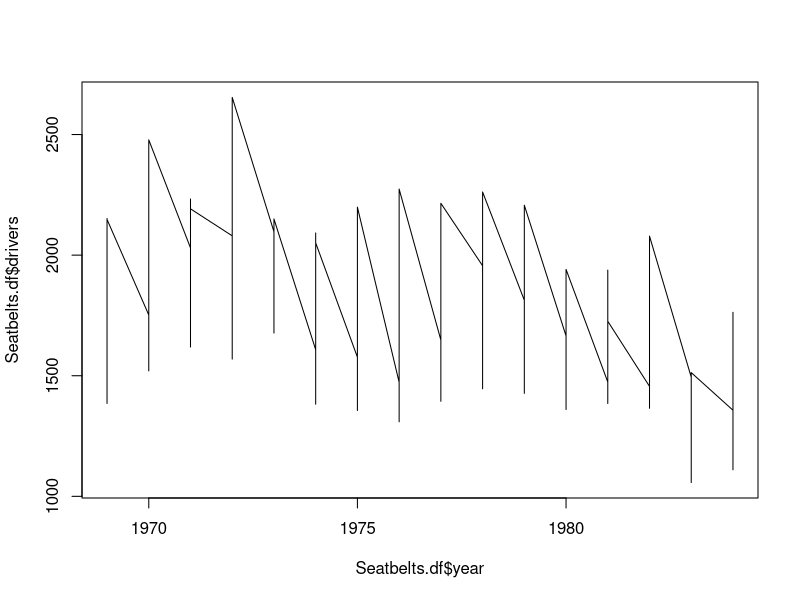
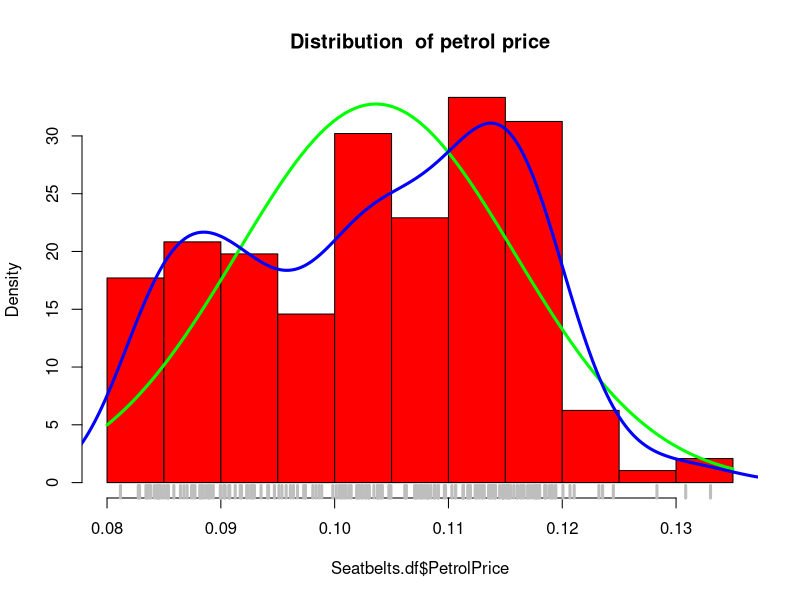
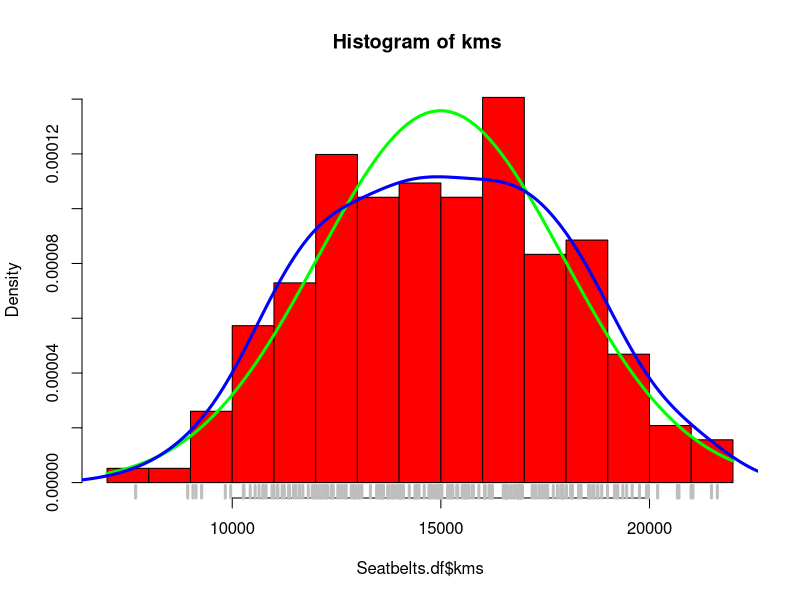
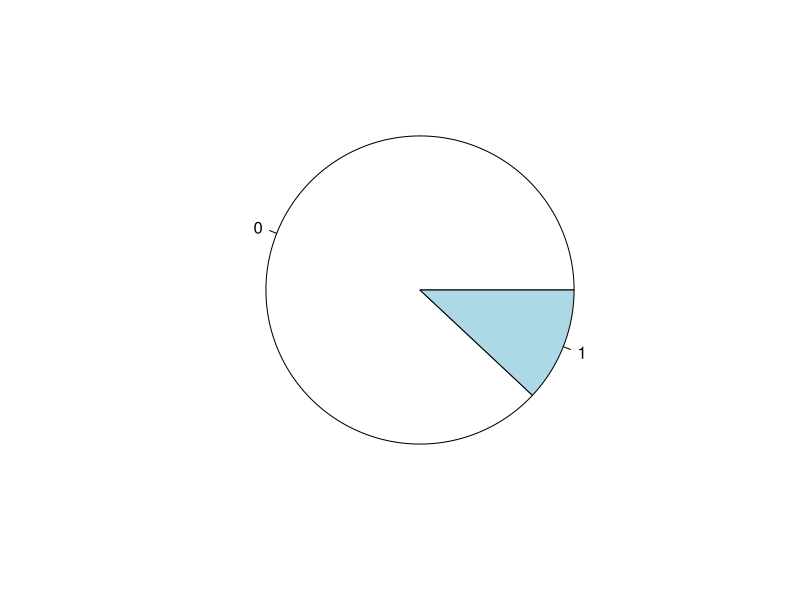
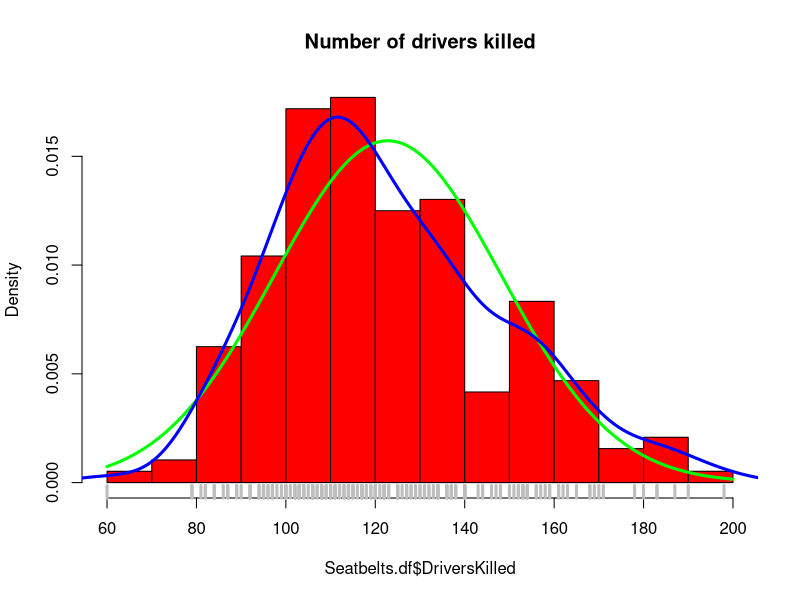
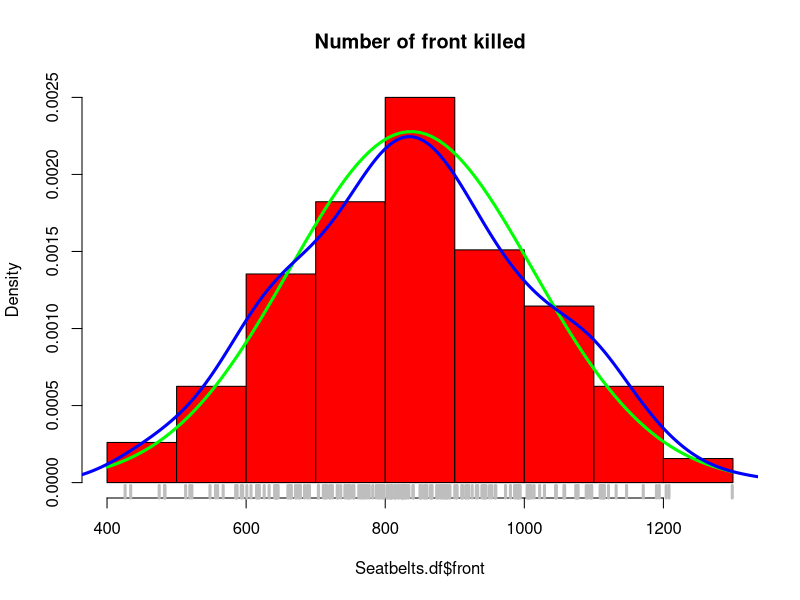
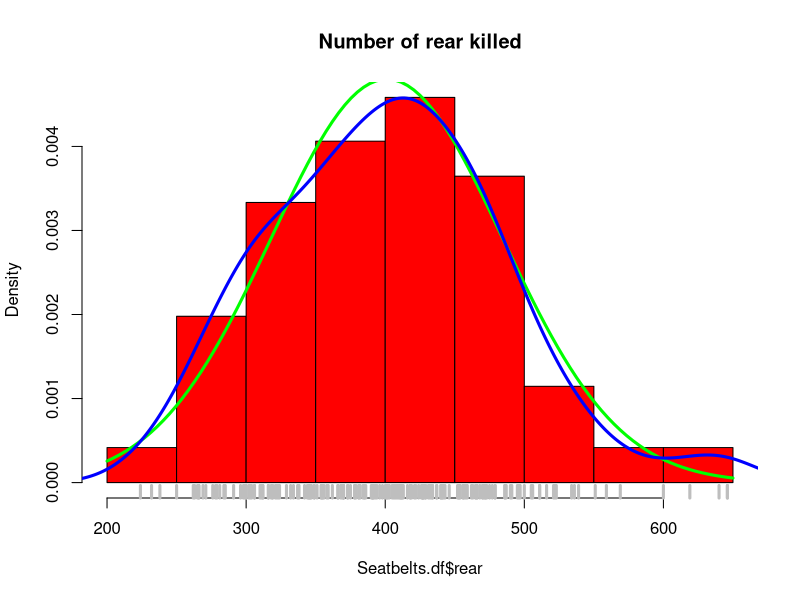
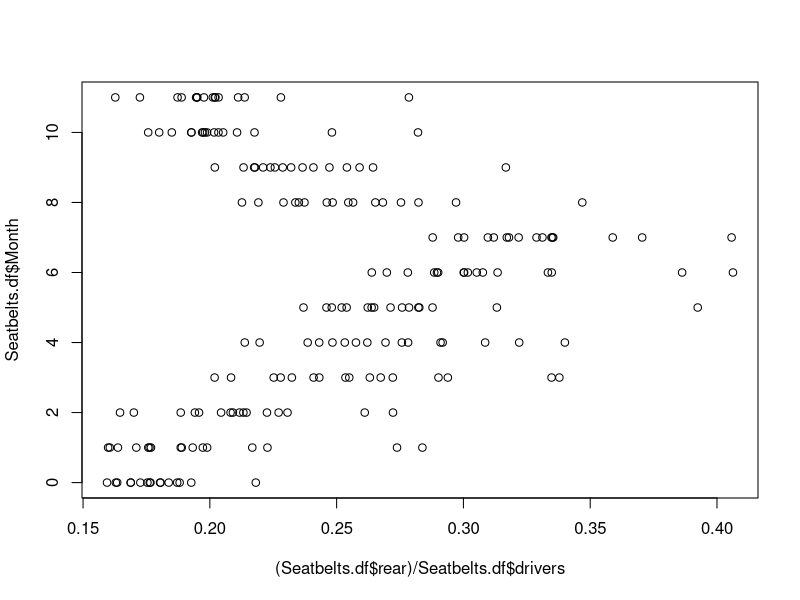

These figures' R source, in order:
# project of Maths for data science 
### 1th partie - Data exploration 
# the dataset is seatBelts 
data("Seatbelts")
force(Seatbelts)
class(Seatbelts)
# we can see that it is an mts file, so we have to convert it into a dataframe 
Seatbelts.df<- as.data.frame(Seatbelts)
View(Seatbelts.df)
# the time and the years are not indicated, it is necessary to make it appear 
Seatbelts.df$time <- time(Seatbelts)
Seatbelts.df$year <- floor(Seatbelts.df$time)
Seatbelts.df$Month <- round(12*(Seatbelts.df$time - Seatbelts.df$year))
# introduction of the dataset : 
help("Seatbelts")
#the number of accidents per month from January 1969 to December 1969.  
dim(Seatbelts.df)
# It display the dimension of the dataset showing the number of inscription (192) 
# and the number of categories (8)name (iris)
head(Seatbelts.df)
str(Seatbelts.df)
names(Seatbelts.df)
summary(Seatbelts.df)
Seatbelts.df$DriversKilled
Seatbelts.df$drivers
Seatbelts.df$front
Seatbelts.df$rear
Seatbelts.df$kms
attach(Seatbelts.df)
tapply(Seatbelts.df$DriversKilled,Seatbelts.df$front,summary)
tapply(Seatbelts.df$DriversKilled,Seatbelts.df$rear,summary)
tapply(Seatbelts.df$DriversKilled,Seatbelts.df$kms,summary)
tapply(Seatbelts.df$DriversKilled,Seatbelts.df$PetrolPrice,summary)
tapply(Seatbelts.df$DriversKilled,Seatbelts.df$law,summary)
#on constate que le nombre de personne morte est plus eleve quand le conducteur ne respecte pas la loi
tapply(Seatbelts.df$rear,Seatbelts.df$law,summary)
tapply(Seatbelts.df$front,Seatbelts.df$law,summary)
tapply(Seatbelts.df$VanKilled,Seatbelts.df$law,summary)
tapply(Seatbelts.df$DriversKilled,Seatbelts.df$law)

#graphique 
#part 1 : generale information 
plot(Seatbelts.df$year, Seatbelts.df$drivers, type="line")


hist(Seatbelts.df$PetrolPrice, 
     
     breaks = 10, 
     
     freq = F, 
     
     col = "red", 
     
     main = "Distribution  of petrol price") 

curve(dnorm(x, mean = mean(Seatbelts.df$PetrolPrice), sd = sd(Seatbelts.df$PetrolPrice)), 
      
      col = "green", 
      
      lwd = 3, 
      
      add = T) 

lines(density(Seatbelts.df$PetrolPrice),col = "blue", lwd = 3) 

rug(Seatbelts.df$PetrolPrice, lwd = 3, col = "grey") 




hist(Seatbelts.df$kms, 
     
     breaks = 10, 
     
     freq = F, 
     
     col = "red", 
     
     main = "Histogram of kms ") 

curve(dnorm(x, mean = mean(Seatbelts.df$kms), sd = sd(Seatbelts.df$kms)), 
      
      col = "green", 
      
      lwd = 3, 
      
      add = T) 

lines(density(Seatbelts.df$kms),col = "blue", lwd = 3) 

rug(Seatbelts.df$kms, lwd = 3, col = "grey") 



pie(table(Seatbelts.df$law))

# part 2 : death information 
hist(Seatbelts.df$DriversKilled, 
     
     breaks = 10, 
     
     freq = F, 
     
     col = "red", 
     
     main = "Number of drivers killed") 

curve(dnorm(x, mean = mean(Seatbelts.df$DriversKilled), sd = sd(Seatbelts.df$DriversKilled)), 
      
      col = "green", 
      
      lwd = 3, 
      
      add = T) 

lines(density(Seatbelts.df$DriversKilled),col = "blue", lwd = 3) 

rug(Seatbelts.df$DriversKilled, lwd = 3, col = "grey") 


hist(Seatbelts.df$front, 
     
     breaks = 10, 
     
     freq = F, 
     
     col = "red", 
     
     main = "Number of front killed") 

curve(dnorm(x, mean = mean(Seatbelts.df$front), sd = sd(Seatbelts.df$front)), 
      
      col = "green", 
      
      lwd = 3, 
      
      add = T) 

lines(density(Seatbelts.df$front),col = "blue", lwd = 3) 

rug(Seatbelts.df$front, lwd = 3, col = "grey") 





hist(Seatbelts.df$rear, 
     
     breaks = 10, 
     
     freq = F, 
     
     col = "red", 
     
     main = "Number of rear killed") 

curve(dnorm(x, mean = mean(Seatbelts.df$rear), sd = sd(Seatbelts.df$rear)), 
      
      col = "green", 
      
      lwd = 3, 
      
      add = T) 

lines(density(Seatbelts.df$rear),col = "blue", lwd = 3) 

rug(Seatbelts.df$rear, lwd = 3, col = "grey") 



plot((Seatbelts.df$rear)/Seatbelts.df$drivers, Seatbelts.df$Month, type="p")
plot((Seatbelts.df$front)/Seatbelts.df$drivers, Seatbelts.df$Month, type="p")
plot((Seatbelts.df$DriversKilled)/Seatbelts.df$drivers, Seatbelts.df$Month, type="p")
plot((Seatbelts.df$VanKilled)/Seatbelts.df$drivers, Seatbelts.df$Month, type="p")

# part 3 : crossing of parameters 
plot((Seatbelts.df$DriversKilled)/Seatbelts.df$drivers, Seatbelts.df$kms, type="p")


plot((Seatbelts.df$front)/Seatbelts.df$drivers, Seatbelts.df$kms, type="p")


plot((Seatbelts.df$rear)/Seatbelts.df$drivers, Seatbelts.df$kms, type="p")

boxplot(Seatbelts.df$DriversKilled~Seatbelts.df$law,names=c("before","after"),col=c("blue","pink"),main="before and after the law")
plot(Seatbelts.df$time, Seatbelts.df$kms, type="line") 

# statistical study 
Law0Sub <-filter(Seatbelts.df,Seatbelts.df$law ==0)
Law1Sub <- filter(Seatbelts.df,Seatbelts.df$law!=0)
summary(Law0Sub)
sd(Seatbelts.df$DriversKilled,na.rm = FALSE)
sd(Seatbelts.df$rear,na.rm = FALSE)
